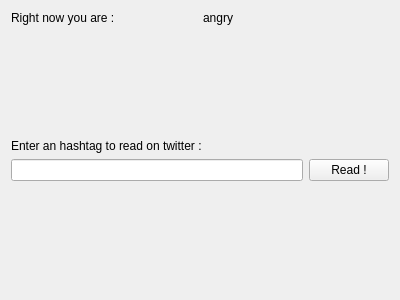
<?xml version="1.0" encoding="UTF-8"?>
<ui version="4.0">
 <class>uiEmoActor</class>
 <widget class="QWidget" name="uiMainLayout">
  <property name="geometry">
   <rect>
    <x>0</x>
    <y>0</y>
    <width>400</width>
    <height>300</height>
   </rect>
  </property>
  <property name="windowTitle">
   <string>Form</string>
  </property>
  <layout class="QVBoxLayout">
   <item>
    <layout class="QHBoxLayout" name="horizontalLayout">
     <item>
      <widget class="QLabel" name="uiEmotiveExplication">
       <property name="text">
        <string>Right now you are :</string>
       </property>
      </widget>
     </item>
     <item>
      <widget class="QLabel" name="uiEmotiveLabel">
       <property name="text">
        <string>angry</string>
       </property>
      </widget>
     </item>
    </layout>
   </item>
   <item>
    <spacer name="verticalSpacer_2">
     <property name="orientation">
      <enum>Qt::Vertical</enum>
     </property>
     <property name="sizeHint" stdset="0">
      <size>
       <width>20</width>
       <height>40</height>
      </size>
     </property>
    </spacer>
   </item>
   <item>
    <widget class="QLabel" name="label">
     <property name="text">
      <string>Enter an hashtag to read on twitter :</string>
     </property>
    </widget>
   </item>
   <item>
    <layout class="QHBoxLayout" name="horizontalLayout_2">
     <item>
      <widget class="QLineEdit" name="uiReadText"/>
     </item>
     <item>
      <widget class="QPushButton" name="uiReadButton">
       <property name="text">
        <string>Read !</string>
       </property>
      </widget>
     </item>
    </layout>
   </item>
   <item>
    <spacer name="verticalSpacer">
     <property name="orientation">
      <enum>Qt::Vertical</enum>
     </property>
     <property name="sizeHint" stdset="0">
      <size>
       <width>20</width>
       <height>40</height>
      </size>
     </property>
    </spacer>
   </item>
  </layout>
 </widget>
 <resources/>
 <connections/>
</ui>
